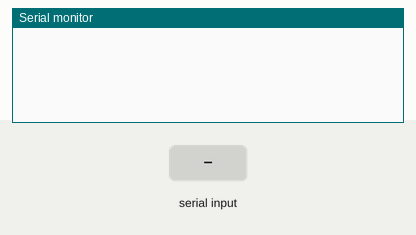
The sketch below on a simulated Arduino Uno, built with avr-gcc and run on an emulated ATmega328P. Parts: the last lines printed to the serial monitor. The test bench sets the inputs (shaded band).

Above: at 1.2 s.
1.3 s: "avance\n" received over the second serial link
At 2.2 s:
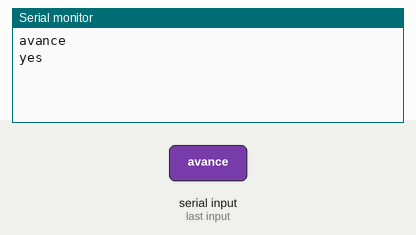
2.8 s: "gauche\n" received over the second serial link
At 3.4 s:
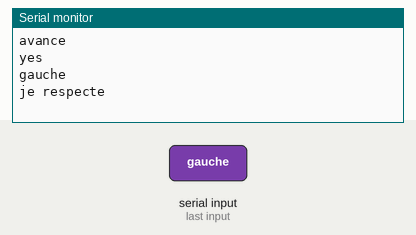
4.3 s: "droite\n" received over the second serial link
At 5.5 s:
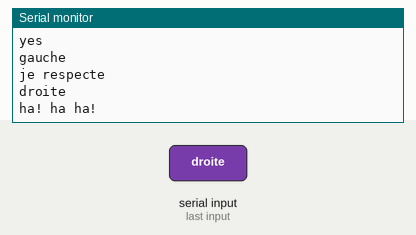
5.8 s: "retour\n" received over the second serial link
At 6.9 s:
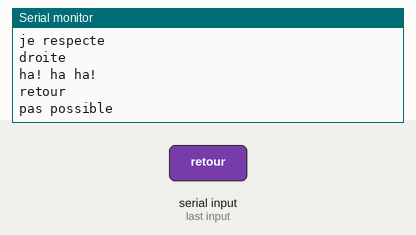
7.3 s: "stop\n" received over the second serial link
At 7.9 s:
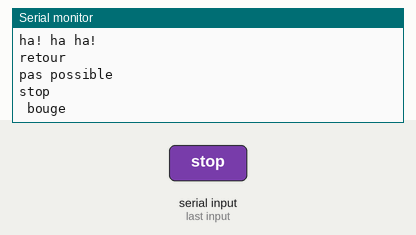

Measured:
- after the input at 1.3 s, the serial monitor: prints a new line at once (image 1)
- after the input at 2.8 s, the serial monitor: prints a new line at once (image 2)
- after the input at 4.3 s, the serial monitor: prints a new line at once (image 3)
- after the input at 5.8 s, the serial monitor: prints a new line at once (image 4)
- after the input at 7.3 s, the serial monitor: prints a new line at once (image 5)

The sketch:

comparaison_de_deux_strings.ino
```cpp
#include <SoftwareSerial.h>
#include <String.h>
 // paramettre de configuration du bleutooth
              #define RX 4
              #define TX  2
               SoftwareSerial BT(RX,TX);
void bleutooth();
void setup() {
  Serial.begin(9600);
           // paramettre bleutooth
                  BT.begin(9600);
                  pinMode(RX,INPUT);
                  pinMode(TX,OUTPUT);
  // put your setup code here, to run once:

}

void loop() {
  bleutooth();

}
 String ph;  // déclaration des variables globales
 char mot[2];
            int i=0, dispo;
            long a=0;
void bleutooth(){
  dispo=BT.available();
            if(dispo>0){
                mot[1]=BT.read();

                if(mot[1]!='\n'){// si cette condition n'est pas teste alors à la fin de recupération des caractères dans le buffer il y aura \n a la fin qui va dérange au niveau
                // des testes
                 ph =ph+  mot[1];// pour effectuer une concarténation
              }
               if(mot[1]=='\n'){
                    Serial.println(ph);
                  if(ph=="avance"){
                    Serial.println("yes");
                    }
                    if(ph=="gauche"){
                    Serial.println("je respecte");
                    }
                    if(ph=="droite"){
                    Serial.println("ha! ha ha!");
                    }
                    if(ph=="retour"){
                    Serial.println("pas possible");
                    }
                    if(ph=="stop"){
                    Serial.println(" bouge");
                    }


                  mot[1]='v';
                  ph="";// on vide le string
            }
            }
            }
```
